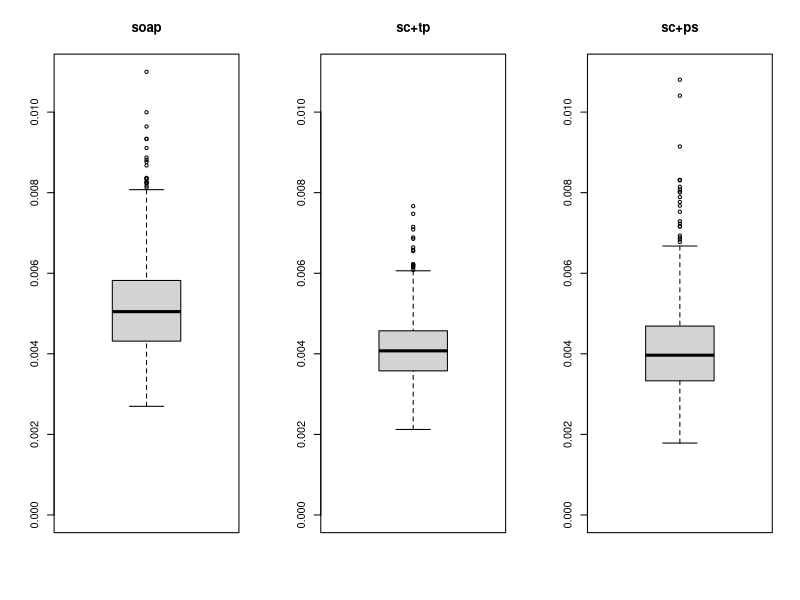

Write R code to recreate this figure.
# aide memoir for boxplot code...

# original results
# soap comparison with sc+tp
soapcomp<-read.csv("results.file.txt",header=T)

# pspline fit
psplinecomp<-read.csv("pspline.results.txt",header=T)

# find the limits on the y axis
ylims<-c(0,max(soapcomp$mapped,soapcomp$soap,psplinecomp$x))

# plot the boxplots
par(mfrow=c(1,3))

# soap
boxplot(soapcomp$soap,ylim=ylims,main="soap")
# mapped+tp
boxplot(soapcomp$mapped,ylim=ylims,main="sc+tp")
# mapped+ps
boxplot(psplinecomp$mapped,ylim=ylims,main="sc+ps")
